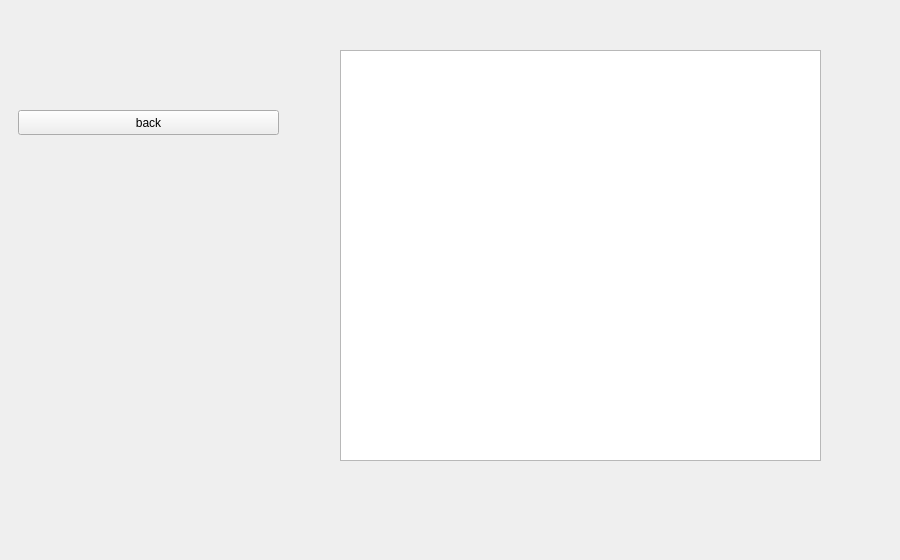
<?xml version="1.0" encoding="UTF-8"?>
<ui version="4.0">
 <class>booking_window</class>
 <widget class="QWidget" name="booking_window">
  <property name="geometry">
   <rect>
    <x>0</x>
    <y>0</y>
    <width>900</width>
    <height>560</height>
   </rect>
  </property>
  <property name="windowTitle">
   <string>booking_window</string>
  </property>
  <widget class="QTableView" name="tableView">
   <property name="geometry">
    <rect>
     <x>340</x>
     <y>50</y>
     <width>481</width>
     <height>411</height>
    </rect>
   </property>
  </widget>
  <widget class="QPushButton" name="pushButton">
   <property name="geometry">
    <rect>
     <x>18</x>
     <y>110</y>
     <width>261</width>
     <height>25</height>
    </rect>
   </property>
   <property name="text">
    <string>back</string>
   </property>
  </widget>
 </widget>
 <resources/>
 <connections>
  <connection>
   <sender>pushButton</sender>
   <signal>clicked()</signal>
   <receiver>booking_window</receiver>
   <slot>back()</slot>
   <hints>
    <hint type="sourcelabel">
     <x>39</x>
     <y>116</y>
    </hint>
    <hint type="destinationlabel">
     <x>93</x>
     <y>142</y>
    </hint>
   </hints>
  </connection>
 </connections>
 <slots>
  <slot>back()</slot>
 </slots>
</ui>
